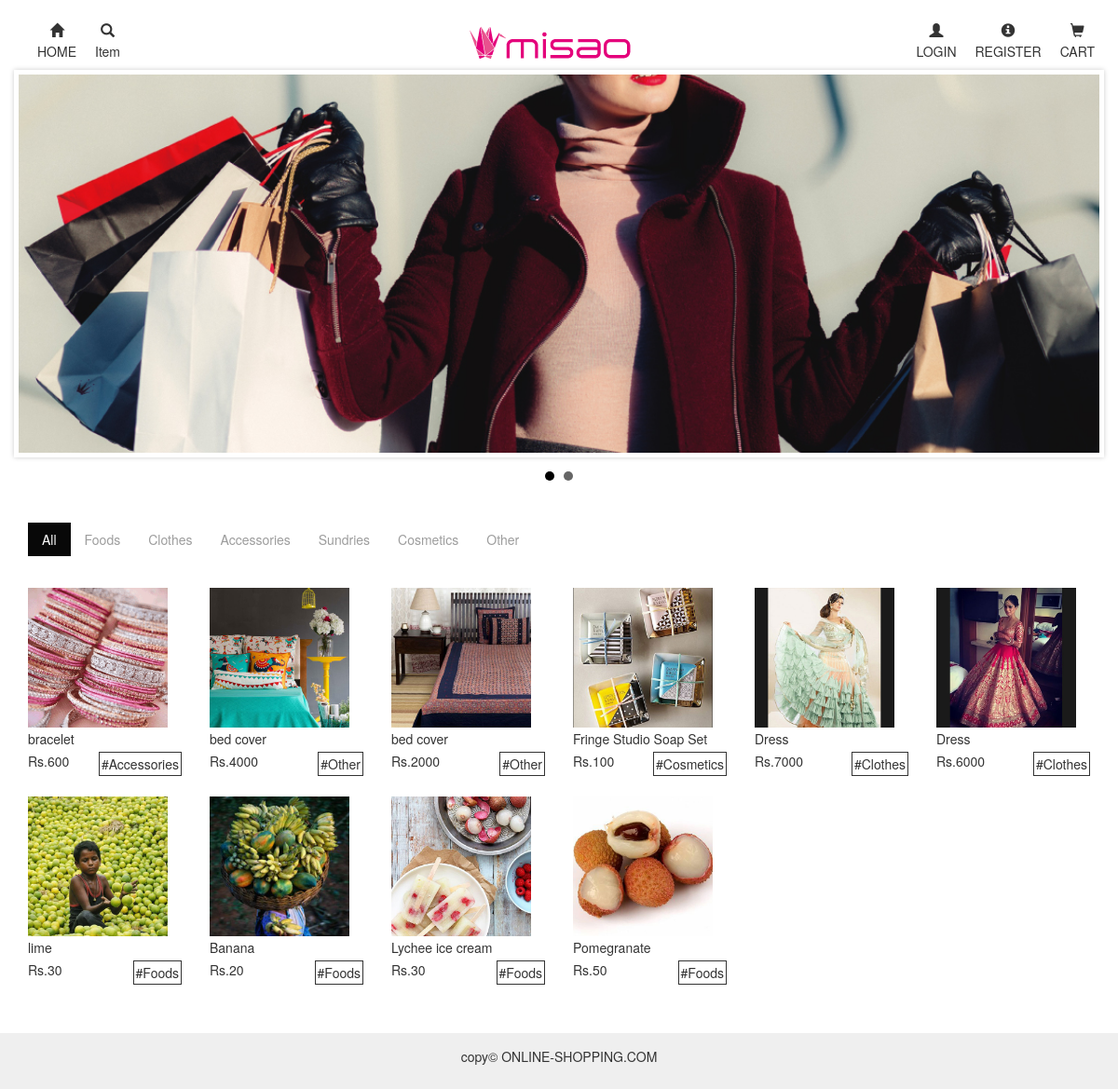
The page / on the database its author committed.
### tables this page shows
CREATE TABLE `category` (
  `id` int(11) NOT NULL,
  `cateName` varchar(20) DEFAULT NULL
);

CREATE TABLE `product` (
  `id` int(11) NOT NULL,
  `proName` varchar(30) DEFAULT NULL,
  `proPrice` int(11) DEFAULT NULL,
  `proDiscription` varchar(100) DEFAULT NULL,
  `imgName` varchar(30) DEFAULT NULL,
  `categoryId` int(11) DEFAULT NULL
);

### index.php (the view, shortened to what this page needs)
<?php  include "header.php"; ?>
<?php
  $severname = "localhost";
  $username = "root";
  $password = "";
  $conn = mysqli_connect($severname,$username,$password);
 ?>
<div class="container" style="z-index:0;">
  <div class="row top-img-box">
    <ul class="bxslider" style="z-index:0;">
      <li><img src="images/mv_1.jpg"></li>
    </ul>
  </div>
  <?php
    $query3 = "select * from category";
    $run3 = mysqli_query($conn,$query3);
  ?>
  <nav class="navbar navbar-inverse">
      <ul class="nav navbar-nav nav-cate">
        <li class=
        <?php
        if (! isset($_SESSION['cate']) || ($_SESSION['cate'] == 0)) {
          echo "'active'";
        }
        else{
          echo "''";
        }
        ?>
          id='0'><a>All</a></li>
        <?php
        while ($data3 = mysqli_fetch_array($run3)) {
          if (isset($_SESSION['cate']) && $_SESSION['cate'] == $data3['id']) {
            echo "<li class='active' id='".$data3['id']."'><a>".$data3['cateName']."</a></li>";
          }
          else {
            echo "<li id='".$data3['id']."'><a>".$data3['cateName']."</a></li>";
          }
        }
         ?>
      </ul>
  </nav>
<?php
  function category($a){
    global $conn;
    $query2 = "select * from category where id=$a";
    $run2 = mysqli_query($conn,$query2);
    $data2 = mysqli_fetch_array($run2);
    return $data2['cateName'];
  }
 ?>
  <div class="row bbb">
      <?php
      if (! isset($_SESSION['cate']) || ($_SESSION['cate'] == 0)) {
        $query1 = "select * from product";
      }
      else{
        $query1 = "select * from product where categoryId =" .$_SESSION['cate']."";
      }
      $run1 = mysqli_query($conn,$query1);
      while ($data1 = mysqli_fetch_array($run1)){
        $id = $data1['id'];
        $categoryId = $data1['categoryId'];
          echo "<div class='col-md-2 col-sm-3 col-xs-6 product-box'>
                <div class='img-product-box'>
                <img class='img-responsive' src='images/product-img/" .$data1['imgName']. "'>
                  <a href='page.php?id=$id'>
                  <div class='detail-product'>
                    <h4>" .$data1['proDiscription']. "</h4>
                    <span>nice!!</span>
                    <p>DITAIL</p>
                  </div>
                  </a>
                </div>
                <p>" .$data1['proName']. "</p>
                <p class='l'>Rs." .$data1['proPrice']. "</p>
                <p class='r'>#" .$proCategory = category($categoryId). "</p>
              </div>";
      }
       ?>
  </div>
</div>
<?php include "footer.php" ?>

### header.php (shortened to what this page needs)
<!DOCTYPE html>
<html lang="en">
  <head>
    <link rel="stylesheet" href="css/bootstrap.min.css">
    <link rel="stylesheet" href="css/style.css">
    <link href="css/jquery.bxslider.min.css" rel="stylesheet" />
  </head>
  <body>
    <nav class="navbar navbar-default" id="header">
      <div class="container">
        <ul class="nav navbar-nav">
          <li>
            <a href="index.php" style="color:#333; text-decoration:none">
            <i class="glyphicon glyphicon-home" aria-hidden="true"></i>
            <p>HOME</p>
            </a>
          </li>
          <li class="dropdown">
                <a class="dropdown-toggle" data-toggle="dropdown" href="#">
                <i class="glyphicon glyphicon-search" aria-hidden="true"></i>
                <p>Item</p>
                </a>
              </li>
        </ul>
        <ul class="nav navbar-nav navbar-right">
		<li id="logo-text">
      <img src="images/logo.png" alt="">
    </li>
          <?php
            if (! isset($_SESSION['login_user'])) {
              echo "<li id='modal-login-open'>
              <i class='glyphicon glyphicon-user' aria-hidden='true'></i>
              <p>LOGIN</p>";
            }
            else{
              echo "<li id='modal-logout'>
              <i class='glyphicon glyphicon-log-out' aria-hidden='true'></i>
              <p>LOGOUT</p>";
            }
           ?>
          </li>
          <li id="modal-registration-open">
            <i class="glyphicon glyphicon-info-sign" aria-hidden="true"></i>
            <p>REGISTER</p>
          </li>
          <li>
            <a href="cart.php" style="color:#333; text-decoration:none">
            <i class="glyphicon glyphicon-shopping-cart" aria-hidden="true">
             </i>
            <p>CART</p>
            </a>
          </li>
        </ul>
      </div>
    </nav>

### footer.php
    <div id="footer" style="margin-top: 30px;">
      <div class="container">
        <p class="muted credit">copy&copy ONLINE-SHOPPING.COM</p>
      </div>
    </div>
  </body>
</html>

### css/style.css (style rules this page uses)
* { margin: 0; padding: 0; }
#header { height: auto; background-color: white; background-repeat: no-repeat; background-position: 50% 30%; margin-bottom: 0; }
#logo-text { color:red; font-size:40px; position:absolute; left:40%; }
#header i { font-size: 15px; margin: 15px auto 5px auto; display: block; text-align: center; }
#header li { text-align: center; margin: 0 10px; }
#header a { padding: 0; color: #333; }
.glyphicon-shopping-cart { position: relative; }
.navbar { float: none; margin-top: 10px; background-color: white; border: none; height: 30px; }
.nav li a { color: #9d9d9d; padding-top: 8px; padding-bottom: 8px; }
.product-box { margin-bottom: 20px; }
.product-box p { margin: 2px 0; }
.img-product-box { background-size: contain; width: 150px; height: 150px; position: relative; overflow:hidden; }
.l { float: left; padding-top: 0; }
.r { float: right; border: solid 1px; padding: 2px; margin: 0; }
.top-img-box li { width: 1500px; }
.top-img-box img { width:100%; }
#footer { height: 60px; background-color: #efefef; }
#footer p { margin-top: 15px; text-align: center; }

### rows shown on the page
category: cateName "Foods"
category: cateName "Clothes"
category: cateName "Accessories"
category: cateName "Sundries"
category: cateName "Cosmetics"
category: cateName "Other"
product: imgName (picture), proName "bracelet", proPrice "600", categoryId.cateName "Accessories"
product: imgName (picture), proName "bed cover", proPrice "4000", categoryId.cateName "Other"
product: imgName (picture), proName "bed cover", proPrice "2000", categoryId.cateName "Other"
product: imgName (picture), proName "Fringe Studio Soap Set", proPrice "100", categoryId.cateName "Cosmetics"
product: imgName (picture), proName "Dress", proPrice "7000", categoryId.cateName "Clothes"
product: imgName (picture), proName "Dress", proPrice "6000", categoryId.cateName "Clothes"
product: imgName (picture), proName "lime", proPrice "30", categoryId.cateName "Foods"
product: imgName (picture), proName "Banana", proPrice "20", categoryId.cateName "Foods"
product: imgName (picture), proName "Lychee ice cream", proPrice "30", categoryId.cateName "Foods"
product: imgName (picture), proName "Pomegranate", proPrice "50", categoryId.cateName "Foods"
